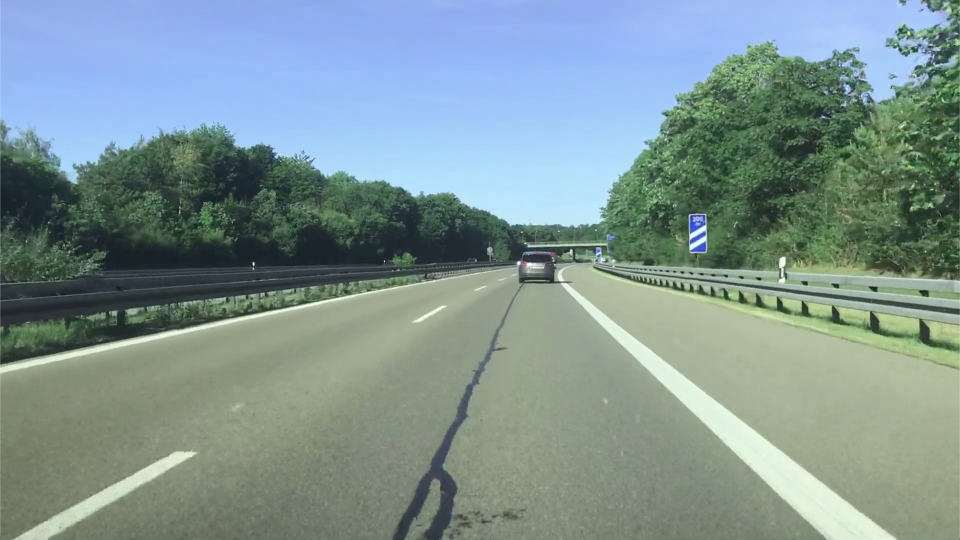
#> input picture FinalProject/images/samples/sunny_base_case.png, 1920 x 1080 px (shown at 1/2 size); the run also reads 1 picture not shown here
$ jupyter execute --allow-errors Real-Time_Lane_Detection.ipynb   (older library calls are emulated)
#> lines starting #> are read from the running program, lines starting #| are printed output that depends on the picture; after the words box and inside, x2 and y2 are one past the last pixel; in counts of white or black regions, pixels touching at a corner belong together; pictures that were not available may be replaced by others from this repository, and a replacement may not be noted
# Final Project - Real-Time Lane Detection Using OpenCV

> Prepared by: Eliseo Ruiz Nowell

## Project Abstract

For high-level goals, this project uses computer vision techniques learned in CS 484/684 and OpenCV to determine
- the bounds defined by the left and right lane lines
- the curvature of the lane
- the position of the car relative to the center of the lane

given a video stream of a car driving down a road.

Human drivers are prone to many mistakes that computers are not. Human drivers get distracted, get tired, or fail to do something well despite previous mastery. The **methodology** of using computer vision is that computers do not have the same shortcomings as humans, but they themselves do have different weaknesses. Computer vision in this project takes advantage of limited **bright** street painted lines to estimate where the lane currently is. With enough accuracy and speed, this information can subsequently be used to control the car **autonomously**. With enough improvements, autonomous vehicles are predicted to revolutionize the near future.

The project is divided into 9 parts. Each part progressively introduces new functions that will evenetually be used in a 2-stage pipeline to transform an input image into an image with the computer determined lanes overlayed ontop. To do so, several techniques learned in CS 484 are applied. Tangibly, the modules used are listed here with their use.
* Image Processing for Edge Detection and Kernel Smoothing to detect lanes (Module 3)
* Perspective Transform (Modules 4 & 5)
* Estimating Polynomial Fit for lane lines (Module 6)
* A new way to segment the lane pixels from the mask (Module 9)
* Overfitting the HLS parameters to 1 video vs Generalizing (Module 10)

The breadth of modules incorporated make it a good final project for this course. Finally, this project includes sample outputs and inputs for which the reviewer can test with. These should show how the algorithm performs under a variety of situations.

Large credit is due to [this website tutorial](https://automaticaddison.com/the-ultimate-guide-to-real-time-lane-detection-using-opencv/) for inspiration in this project.

Project discussed with and **approved by** professor Yuri Boykov.

**NOTE:** You can't see images in the PDF :( Please check out the notebook to see them! My browsers have stopped rendering pictures during PDF generation...

## Code Libraries
The essential libraries used in this project are the following:
* `IPython` - Used to display an embedded video in a notebook
* `matplotlib` - Plotting library to visualize results
* `numpy` - Scientific computation library for efficient operations on arrays
* `opencv-python` - Library used for common computer vision operations
* `os` - Used to find sample images in project directory
* `scipy` - Used to perform a quick sliding window average on a histogram
* `time` - Use to time how long lane overlay takes

## Part 1 - Setting Up

We want to be able to detect lane boundaries. We'll test our final algorithm on different levels of difficulty to see how it performs. The videos used are like the one found here on [Pixabay.com](Pixabay.com).

Links
* [Sunny Video](https://pixabay.com/videos/highway-germany-drive-traffic-10364/)
* [Lane Change Video](https://pixabay.com/videos/traffic-highway-freeway-road-8355/)
* [Raining Video](https://pixabay.com/videos/driving-rain-freeway-highway-8359/)

Make sure you have IPython installed:

[cell 1]
# pip install IPython

Make sure you have OpenCV installed:

[cell 2]
# pip install opencv-python

[cell 3]
import cv2
from IPython import display
import matplotlib.pyplot as plt
import numpy as np
import os
from scipy.ndimage.filters import uniform_filter1d
import time

Some values do not change between images because we can count on the dashcam being the same for each image. The pattern we will follow in this project is that we first define constants we use and then use them in functions in subsequent fuctions.

For example, to start, let's hardcode the dimensions of the images we know we will get from our dashcam. Also we can hardcode our initial test image name.

[cell 4]
DASHCAM_HEIGHT = 1080
DASHCAM_WIDTH = 1920

# TRY CHANGING ME ! ! !

TEST_IMAGE_NAME = "images/samples/sunny_base_case.png"
# TEST_IMAGE_NAME = "images/samples/nighttime_no_oncoming.png"
# TEST_IMAGE_NAME = "images/samples/raining_less_cars.png"
# TEST_IMAGE_NAME = "images/samples/lane_change_incoming.png"

For code, we can begin by loading in the sample image we have included with this project.

[cell 5]
original_frame = cv2.imread(TEST_IMAGE_NAME)
#> original_frame is the input picture: shape (1080, 1920, 3); mean B, G, R 146.8, 148.1, 127

plt.imshow(cv2.cvtColor(original_frame, cv2.COLOR_BGR2RGB))
#> (this line was passed over: IPython is not available in this run)

## Part 2 - Thresholding

Next, we want to convert the image to a representation that lets us identify the lane split indicators.

Images are normally represented by RGB components. However to distinguish the bright white/yellow from dark black/gray we can convert the image to a Hue, Luminosity, and Saturation (HLS) representation.
- Hue: The dominant color present in the pixel
- Saturation: How little "gray" light that pixel has
- Luminosity (Brightness): How much "white" light that pixel has (how bright it is)

Because line roads are usually a bright white or yellow and the road is black or grey, we can use the luminosity, the saturation, and the red channel components to locate them.

Converting to HLS format is easy with OpenCV, but we do have to be aware that by default OpenCV images are loaded in as BGR images not RBG images.

[cell 6]
hls = cv2.cvtColor(original_frame, cv2.COLOR_BGR2HLS)
#> hls: shape (1080, 1920, 3); mean of channels 0, 1, 2 69.7, 142, 82.8

Next we define some crucial constants: The Luminosity, the Red, and the Saturation thresholds. These parameters are very important towards detecting the lanes in the videos.

These variables are a source of "overfitting" for the model. The right parameters will make the current video look _really_ good, but will make other videos look very bad. The main discrepancy here is most likely due to difference in camera picture quality and car lighting, but the different weather conditions are unavoidable in real life and a prime example of a situation where a computer has weaknesses that a human does not.

For convenience, we select the parameters based on the `TEST_IMAGE_NAME` you selected. But feel free to edit this cell to see how parameters good for one video are not good for another.

You will notice that luminosity and red channel had the same numbers in each picture. This makes sense because lumiscent (bright) colors in these cases use white to make them bright which in turn has a high red component.

[cell 7]
# Manually Tuned values
if TEST_IMAGE_NAME.startswith("images/samples/sunny"):
    # Sunny
    LUMINOSITY_THRESHOLD = 180
    RED_THRESHOLD = 180
    SATURATION_THRESHOLD = 100
elif TEST_IMAGE_NAME.startswith("images/samples/nighttime"):
    # Night Time
    LUMINOSITY_THRESHOLD = 147
    RED_THRESHOLD = 147
    SATURATION_THRESHOLD = 37
elif TEST_IMAGE_NAME.startswith(
    "images/samples/raining"
) or TEST_IMAGE_NAME.startswith("images/samples/lane_change"):
    # Raining
    LUMINOSITY_THRESHOLD = 100
    RED_THRESHOLD = 100
    SATURATION_THRESHOLD = 7
else:
    raise (Exception("Add your own threshold values for this custom image!"))

Luminosity (brightness) can be visualized with this picture:

The first step we can apply is to find a mask for the luminosity of the pixels in the image. In `find_luminosity`, we:
1. Use thresholding to find pixels with a large luminosity component

Next, in `find_edges`, we can find where the luminosity magnitude jumps to find the edges of the bright lanes on the dark pavement:
1. Use a Gaussian Filter to get more pronounced edges (necessary otherwise edge detector may not see the edge!)
1. Use a Sobel Edge detector which is simply a kernel that finds where pixels make jumps in luminosity

[cell 8]
# Edge Detection on L values
def find_luminosity(
    hls_image, luminosity_min=LUMINOSITY_THRESHOLD
):
    # 1
#> called with luminosity_min = 180
    l_channel = hls_image[:, :, 1]
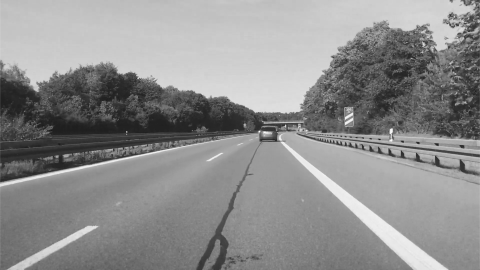
#> l_channel: shape (1080, 1920) (shown at 1/4 size); min 0, max 255, mean 142
    _, binary_luminescent = cv2.threshold(
        l_channel, luminosity_min, 255, cv2.THRESH_BINARY
    )
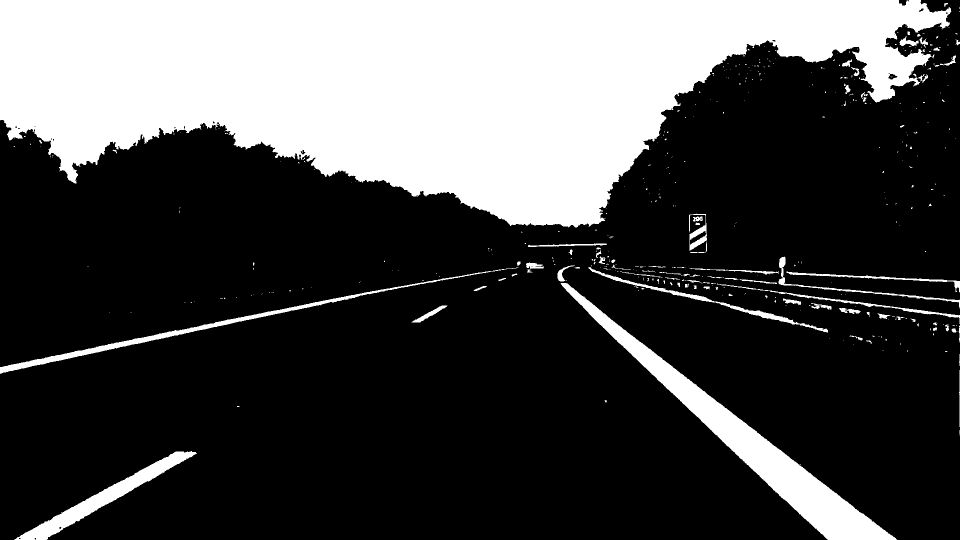
#> binary_luminescent: shape (1080, 1920) (shown at 1/2 size); 28.9% white; 446 white regions (359 under 20 px), largest, box (x1, y1, x2, y2) and area: (0, 0, 1903, 455) 524301, (1121, 566, 1794, 1080) 39981, (28, 902, 394, 1080) 9985

    binary_luminescent[binary_luminescent == 255] = 1

    return binary_luminescent


def find_edges(img_mask, edge_jump_min_mag=2, k_size=3):
    # 2
#> called with edge_jump_min_mag = 2, k_size = 3
    blurred_img = cv2.GaussianBlur(
        img_mask, (k_size, k_size), 0
    )
#> blurred_img: shape (1080, 1920); values 0 (black) and 1 (white), 28.9% white; 285 white regions (201 under 20 px), largest, box (x1, y1, x2, y2) and area: (0, 0, 1903, 455) 524339, (1121, 566, 1794, 1080) 39984, (29, 902, 393, 1080) 9988
    # 3
    sobelx = np.absolute(
        cv2.Sobel(blurred_img, cv2.CV_64F, 1, 0, k_size)
    )
    sobely = np.absolute(
        cv2.Sobel(blurred_img, cv2.CV_64F, 0, 1, k_size)
    )
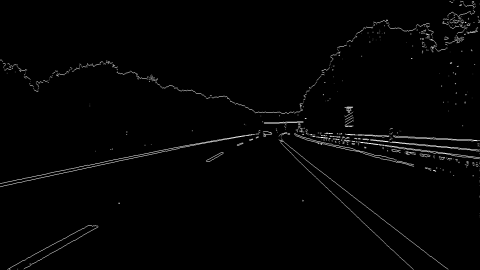
#> sobely: shape (1080, 1920) float64 (shown at 1/4 size); min 0, max 4, mean 0.0553; drawn with min black and max white
    edges_mags = np.sqrt(sobelx ** 2 + sobely ** 2)
    binary_edges = np.zeros_like(edges_mags)
    binary_edges[(edges_mags >= edge_jump_min_mag)] = 1
    return binary_edges


# Plot

luminosity_mask = find_luminosity(hls)
edges_map = find_edges(luminosity_mask)
#> edges_map: shape (1080, 1920) float64; values 0 (black) and 1 (white), 1.6% white in thin lines or dots

#> (the rest of this cell did not finish here and is left out)

Next, to fill in the lines, we check the saturation of the HLS image and the red values of the BGR image. In `find_saturated` we do the following:

1. Find highly saturated values of the HLS image to find strong shades with little gray light as we expect from yellow or white lines.

In `find_red` we:
1. Threshold pixels on their red components because yellow and white lines have very strong red components.

Saturation can be visualized as follows:

Initially my edges weren't combining with these saturation values properly. That was because my edge map was on a range from (0, 1) while the saturation/red_channel map was on a range from (0, 255). That makes sense because red is a color defined in the RGB 0-255 space. Converting the saturation/red_channel to a binary (0, 1) map fixed the problem.

[cell 9]
def find_saturated(hls_img, saturation_thresh=SATURATION_THRESHOLD):
    # 1
#> called with saturation_thresh = 100
    s_channel = hls_img[:, :, 2]
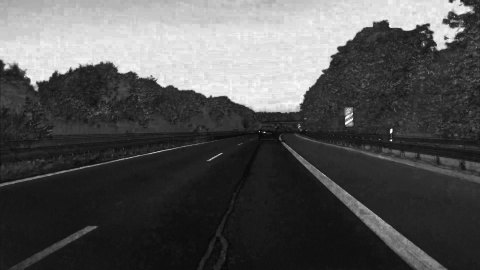
#> s_channel: shape (1080, 1920) (shown at 1/4 size); min 0, max 255, mean 82.8
    _, binary_saturation = cv2.threshold(
        s_channel, saturation_thresh, 255, cv2.THRESH_BINARY
    )
#> binary_saturation: shape (1080, 1920); 27.3% white; 573 white regions (521 under 20 px), largest, box (x1, y1, x2, y2) and area: (0, 0, 1900, 454) 523482, (1134, 569, 1784, 1080) 31066, (1378, 428, 1414, 506) 2243

    binary_saturation[binary_saturation == 255] = 1 # TRICKY

    return binary_saturation

def find_red(original_img, red_thresh=RED_THRESHOLD):
    # 1
#> called with red_thresh = 180
    r_channel = original_img[:, :, 2]
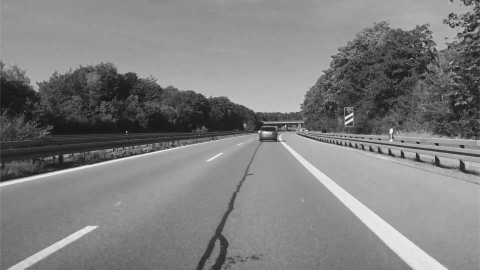
#> r_channel: shape (1080, 1920) (shown at 1/4 size); min 0, max 255, mean 127
    _, binary_red = cv2.threshold(r_channel, red_thresh, 255, cv2.THRESH_BINARY)
#> binary_red: shape (1080, 1920); 5% white; 451 white regions (366 under 20 px), largest, box (x1, y1, x2, y2) and area: (1122, 566, 1794, 1080) 39755, (781, 331, 1260, 455) 24708, (28, 902, 394, 1080) 9932

    binary_red[binary_red == 255] = 1 # TRICKY
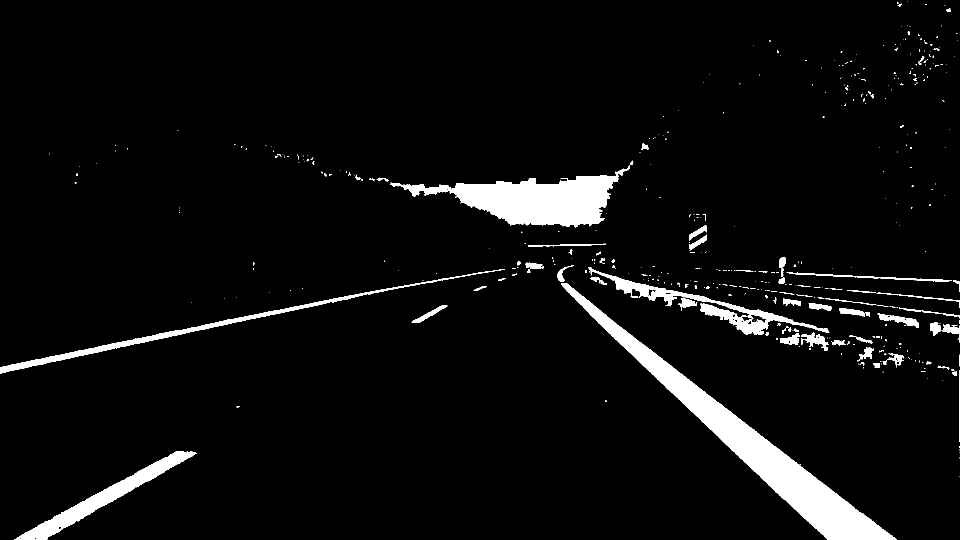
#> binary_red: shape (1080, 1920) (shown at 1/2 size); values 0 (black) and 1 (white), 5% white; 451 white regions (366 under 20 px), largest, box (x1, y1, x2, y2) and area: (1122, 566, 1794, 1080) 39755, (781, 331, 1260, 455) 24708, (28, 902, 394, 1080) 9932

    return binary_red

# Plot

saturated_example = find_saturated(hls)

red_example = find_red(original_frame)

#> (the rest of this cell did not finish here and is left out)

Finally, we can put the components together.

We do the following:
1. We AND the saturation and red values together for added accuracy
2. We OR the luminosity edges and saturation/red combination

This combination of image components is what empirically worked best. Saturation and Red helped keep each other in check (especially when Saturation couldn't find anything useful due to dim lanes). Red was mostly covered by Luminosity anyways and usually had really good results. Their combination and Luminosity Edges were considered equally important. The resulting OR-ed image has edges defined and lanes filled out as best as it can without too much noise.

Luminosity and Red received pretty similar results most of the time. For that reason, I would say the most important parameters is luminosity/red. The edges were helpful but could be more helpful if we enforce a width between edges that we expect for lanes and if we made use of the direction of the Sobel detection kernel to ensure luminosity increases from left to right and decreases from right to left as it does for lanes on dark pavement.

[cell 10]
def find_lane_lines_and_edges(original_img):
    hls_img = cv2.cvtColor(original_img, cv2.COLOR_BGR2HLS)

    luminosity_mask = find_luminosity(hls_img)
    edges_map = find_edges(luminosity_mask)

    saturated_mask = find_saturated(hls_img)

    red_mask = find_red(original_img)

    # 1
    saturated_and_red = cv2.bitwise_and(saturated_mask, red_mask)
#> saturated_and_red: shape (1080, 1920); values 0 (black) and 1 (white), 3.1% white; 278 white regions (237 under 20 px), largest, box (x1, y1, x2, y2) and area: (1134, 569, 1784, 1080) 31066, (781, 331, 1260, 454) 24645, (218, 571, 818, 697) 2163

    # 2
    merged_binary = cv2.bitwise_or(
        saturated_and_red, edges_map.astype(np.uint8)
    )
#> merged_binary: shape (1080, 1920); values 0 (black) and 1 (white), 4.7% white; 298 white regions (170 under 20 px), largest, box (x1, y1, x2, y2) and area: (1120, 565, 1795, 1080) 33654, (0, 0, 1904, 456) 32953, (0, 534, 1037, 749) 7734

    return merged_binary


lane_lines_and_edges = find_lane_lines_and_edges(original_frame)

# Plot

plt.imshow(lane_lines_and_edges, cmap="gray")
#> (this line was passed over: IPython is not available in this run)

Now we can use this binary mask to find where the lane lines are!

We really would like this to generalize well, so we see how the parameters we selected perform under many different samples as provided in the project.

[cell 11]
# Plot

sample_images = os.listdir("images/samples")
num_sample_img = len(sample_images)

#> (the rest of this cell did not finish here and is left out)

As we expected, the overfit parameters we picked for the current image perform well for images taken with **the same camera** but poorly for other ones.

Finding the right parameters to get the images above took quite a few tests and even still there might be better parameters.

The major difficulty was that these videos are from **different** cameras and **different** cars. 1 out of the 3 from [Pixabay.com](Pixabay.com) is form a different user (the `sunny.mp4` video) and `nighttime.mp4` is from my own car that I took at night time. The camera images have different exposures from the **car headlights** and produce different results based on the camera used.

Overall it was really interesting to see how the lines could pick up noise so easily. Headlights and street lights did a lot more harm than I thought they would, while the windshield wiper did a lot less than I thought it would.

## Part 3 - Apply a Projective Transform

Our image mask from before contains some noise. The far lane on the left is picked up but is not important for the car, the railing is not a lane, and the sky and the road sign are obviously not lanes either.

To focus on what we want, we can apply a **perspective transform** on the image to get a sort-of aerial view of the road's lines. Transforms like these are called "Image Warps" as we learned in Module 4.

Since we manually select our polygon size, we have to make sure it is small enough to not include noise in the transform, but also large enough to always identify the left AND right lanes. This transformation is the same between pictures so we define them as constants.

The desired points is the box to which the region of interest will project to. The constants defined here were emperically found to be the best at keeping information about the lane markings so that the lanes can be deduced from them.

[cell 12]
RED_COLOR = (0, 0, 255)

# Manually Tuned values
if TEST_IMAGE_NAME.startswith("images/samples/sunny"):
    TEST_VIDEO_IMAGE_SAMPLE = "images/samples/sunny_base_case.png"
    REGION_OF_INTEREST_POINTS = np.float32(
        [
            (895, 587),  # Top-left corner
            (0, DASHCAM_HEIGHT - 1),  # Bottom-left corner
            (1_839, DASHCAM_HEIGHT - 1),  # Bottom-right corner
            (1_187, 587),  # Top-right corner
        ]
    )
elif TEST_IMAGE_NAME.startswith("images/samples/nighttime"):
    REGION_OF_INTEREST_POINTS = np.float32(
        [
            (775, 720),  # Top-left corner
            (382, DASHCAM_HEIGHT - 1),  # Bottom-left corner
            (1_600, DASHCAM_HEIGHT - 1),
            (1_136, 720),  # Bottom-right corner
        ]
    )
elif TEST_IMAGE_NAME.startswith(
    "images/samples/raining"
) or TEST_IMAGE_NAME.startswith("images/samples/lane_change"):
    REGION_OF_INTEREST_POINTS = np.float32(
        [
            (680, 800),  # Top-left corner
            (285, DASHCAM_HEIGHT - 1),  # Bottom-left corner
            (1_690, DASHCAM_HEIGHT - 1),  # Bottom-right corner
            (1_175, 800),  # Top-right corner
        ]
    )
else:
    raise (Exception("Add your own Region points for this custom image!"))

# Manually Tuned values
AERIAL_VIEW_PADDING = 250 # TRICKY
DESIRED_POINTS = np.float32(
    [
        (AERIAL_VIEW_PADDING, 0),  # Top-left corner
        (AERIAL_VIEW_PADDING, DASHCAM_HEIGHT),  # Bottom-left corner
        (DASHCAM_WIDTH - AERIAL_VIEW_PADDING, DASHCAM_HEIGHT),  # Bottom-right corner
        (DASHCAM_WIDTH - AERIAL_VIEW_PADDING, 0),  # Top-right corner
    ]
)

# Calculate the transformation matrix
TO_AERIAL_VIEW_MATRIX = cv2.getPerspectiveTransform(
    REGION_OF_INTEREST_POINTS, DESIRED_POINTS
)

# Calculate the inverse transformation matrix
TO_DASHCAM_VIEW_MATRIX = cv2.getPerspectiveTransform(
    DESIRED_POINTS, REGION_OF_INTEREST_POINTS
)

Now we can use these constants to perform the perspective transform.

[cell 13]
def get_lanes_perspective_view(
    lane_lines_mask, transformation_matrix, desired_points=DESIRED_POINTS
):
    # Perform the transform using the transformation matrix
    warped_frame = cv2.warpPerspective(
        lane_lines_mask,
        transformation_matrix,
        (DASHCAM_WIDTH, DASHCAM_HEIGHT),  # TRICKY
    )
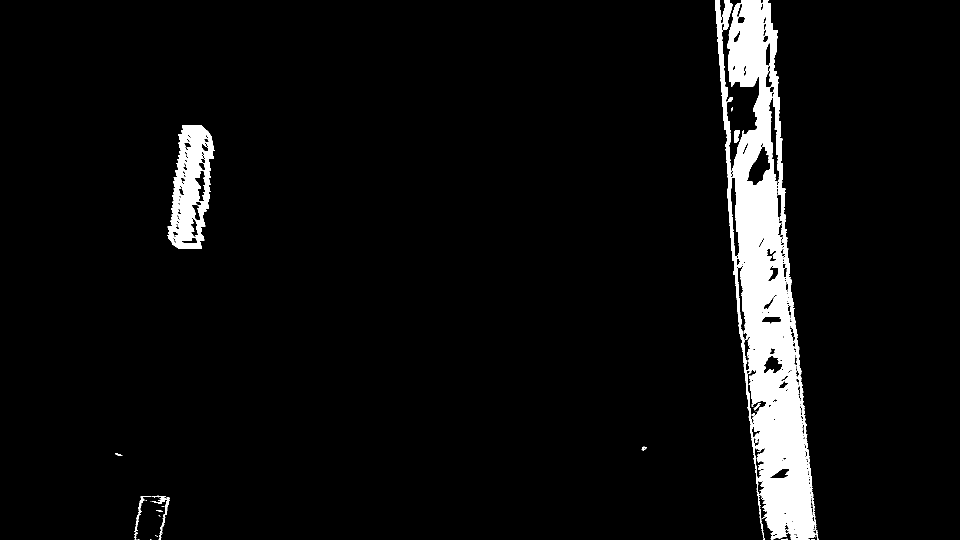
#> warped_frame: shape (1080, 1920) (shown at 1/2 size); values 0 (black) and 1 (white), 5.3% white; 31 white regions (18 under 20 px), largest, box (x1, y1, x2, y2) and area: (1430, 0, 1637, 1080) 95927, (335, 251, 429, 497) 13479, (303, 994, 340, 1080) 422
#> (the rest of the program and of its run is left out)
